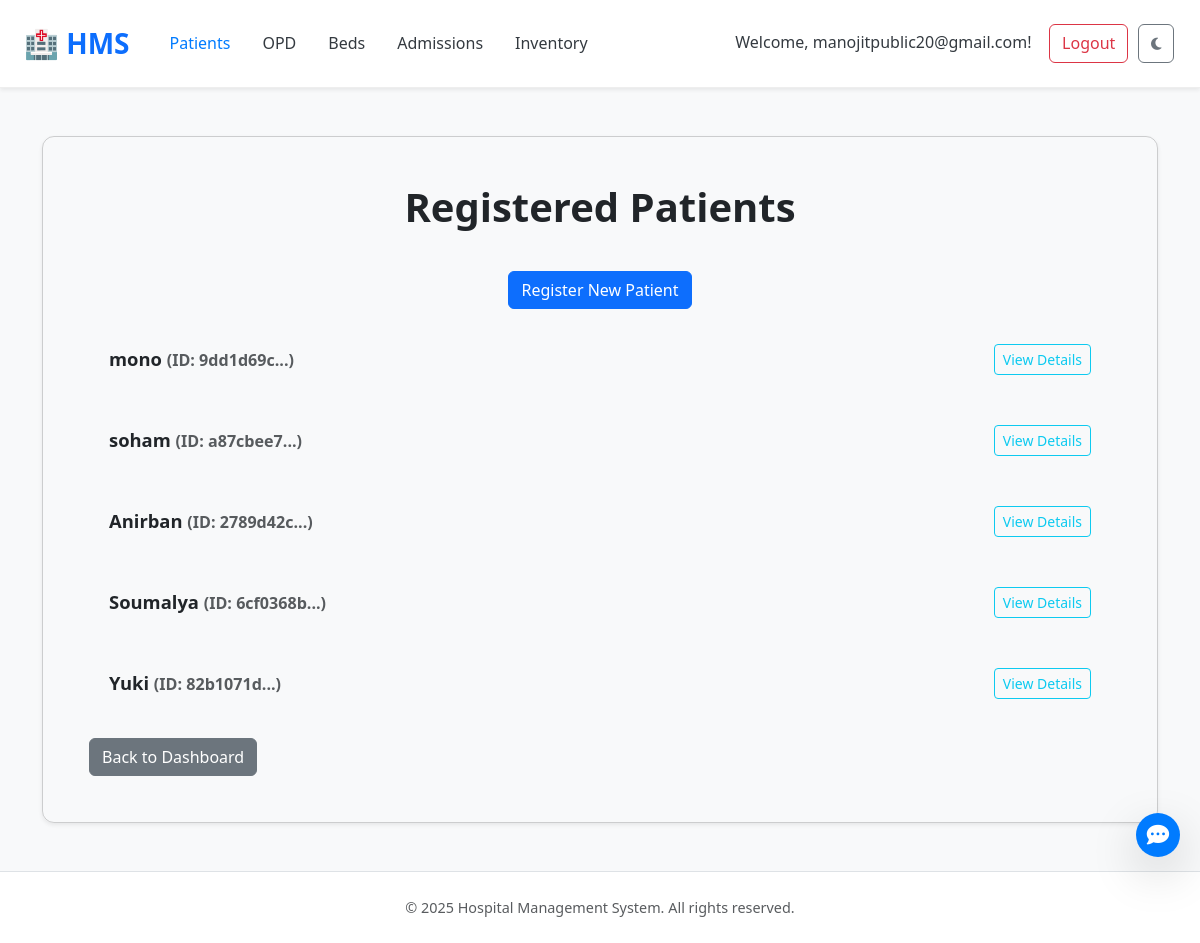
Page /patients (signed in) on the committed database.
### tables this page shows
CREATE TABLE patients (
    patient_id TEXT PRIMARY KEY,
    name TEXT NOT NULL,
    age INTEGER,
    gender TEXT,
    contact_number TEXT,
    address TEXT,
    emergency_contact TEXT,
    blood_group TEXT,
    medical_history TEXT
);

### app.py (the view)
@app.route('/patients')
def list_patients():
    conn = get_db()
    patients = conn.execute("SELECT * FROM patients").fetchall()
    close_db(conn)
    return render_template('list_patients.html', patients=patients)

### app.py (called while the page is built)
def get_db():
    conn = sqlite3.connect(DATABASE)
    conn.row_factory = sqlite3.Row
    return conn

### templates/list_patients.html (shortened to what this page needs)
<!DOCTYPE html>
<html lang="en">
<head>
    <link href="https://cdn.jsdelivr.net/npm/bootstrap@5.3.3/dist/css/bootstrap.min.css" rel="stylesheet">
    <link href="https://cdn.jsdelivr.net/npm/aos@2.3.4/dist/aos.css" rel="stylesheet">
    <link rel="stylesheet" href="https://cdnjs.cloudflare.com/ajax/libs/font-awesome/6.5.0/css/all.min.css" />
    <link rel="stylesheet" href="{{ url_for('static', filename='style.css') }}">
    <link rel="stylesheet" href="{{ url_for('static', filename='index_style.css') }}">
</head>
<body {% if g.get('theme')=='dark' %}data-bs-theme="dark" {% endif %}>
    <nav class="navbar navbar-expand-lg navbar-light bg-white shadow-sm px-4" data-aos="fade-down">
        <a class="navbar-brand fw-bold text-primary" href="{{ url_for('index') }}">🏥 HMS</a>
        <div class="collapse navbar-collapse justify-content-between" id="navbarNav">
            <ul class="navbar-nav">
                {% if session.get('user_id') %}
                <li class="nav-item">
                    <a class="nav-link {% if request.endpoint == 'list_patients' %}active{% endif %}"
                        href="{{ url_for('list_patients') }}">Patients</a>
                </li>
                <li class="nav-item">
                    <a class="nav-link {% if request.endpoint == 'view_opd_queue' %}active{% endif %}"
                        href="{{ url_for('view_opd_queue') }}">OPD</a>
                </li>
                <li class="nav-item">
                    <a class="nav-link {% if request.endpoint == 'list_beds' %}active{% endif %}"
                        href="{{ url_for('list_beds') }}">Beds</a>
                </li>
                <li class="nav-item">
                    <a class="nav-link {% if request.endpoint == 'list_admissions' %}active{% endif %}"
                        href="{{ url_for('list_admissions') }}">Admissions</a>
                </li>
                <li class="nav-item">
                    <a class="nav-link {% if request.endpoint == 'view_inventory' %}active{% endif %}"
                        href="{{ url_for('view_inventory') }}">Inventory</a>
                </li>
                {% endif %}
            </ul>
            <ul class="navbar-nav">
                {% if session.get('user_id') %}
                <li class="nav-item">
                    <a class="nav-link navbar-text me-2" href="{{ url_for('view_profile') }}" style="cursor: pointer;">
                        Welcome, {{ session.get('user_email') }}!
                    </a>
                </li>
                <li class="nav-item">
                    <a class="btn btn-outline-danger" href="{{ url_for('logout') }}">Logout</a>
                </li>
                {% endif %}
                <li class="nav-item">
                    <button id="darkModeToggle" class="btn btn-outline-secondary ms-2" title="Toggle Dark Mode"
                        aria-label="Toggle Dark Mode">
                        <i class="fas fa-moon moon-icon"></i>
                    </button>
                </li>
            </ul>
        </div>
    </nav>
    <div class="container my-5">
        <div class="patient-list-container card shadow-sm">
            <div class="card-body">
                <h1>Registered Patients</h1>
                {% if session.get('user_type') == 'hospital' %}
                <div class="register-patient-button-container">
                    <a href="{{ url_for('add_patient') }}" class="btn btn-primary">Register New Patient</a>
                </div>
                {% endif %}
                {% if patients | length == 0 %}
                <p class="text-center text-muted">No registered patients found.</p>
                {% else %}
                {% for patient in patients %}
                <div class="patient-entry" data-patient-id="{{ patient['patient_id'] }}">
                    <div class="patient-entry-header">
                        <h5>{{ patient['name'] }} <small class="text-muted">(ID: {{ patient['patient_id'][:8] }}...)</small></h5>
                        <button class="btn btn-sm btn-outline-info toggle-details-btn" type="button"
                                data-bs-toggle="collapse"
                                data-bs-target="#patientDetails_{{ patient['patient_id'] }}"
                                aria-expanded="false"
                                aria-controls="patientDetails_{{ patient['patient_id'] }}">
                        </button>
                    </div>
                </div>
                {% endfor %}
                {% endif %}
                <div class="mt-4">
                    <a href="{{ url_for('index') }}" class="btn btn-secondary">Back to Dashboard</a>
                </div>
            </div>
        </div>
    </div>
    <footer class="bg-white border-top py-4 text-center" data-aos="fade-up">
        <div class="container">
            <p class="mb-0 text-muted">&copy; 2025 Hospital Management System. All rights reserved.</p>
        </div>
    </footer>
    <div id="chatbot-container">
        <button id="chatbot-toggle-btn" class="btn btn-primary rounded-circle shadow-lg">
            <i class="fas fa-comment-dots"></i>
        </button>
    </div>
</body>
</html>

### static/style.css (style rules this page uses)
html { scroll-behavior: smooth; }
:root { --primary-color: #007bff; --primary-darker: #0056b3; --secondary-color: #6c757d; --light-bg: #f8f9fa; --dark-text: #343a40; --card-border-color: #eee; }
body { font-family: 'Segoe UI', Tahoma, Geneva, Verdana, sans-serif; color: var(--dark-text); background-color: var(--light-bg); line-height: 1.6; }
.navbar { background-color: white !important; border-bottom: 1px solid var(--card-border-color); padding: 1rem 2rem; }
.navbar { position: sticky; top: 0; z-index: 999; }
.nav-item { display: flex; justify-content: center; text-align: center; }
.navbar-brand { font-size: 1.75rem; font-weight: bold; color: var(--primary-color); }
.navbar-nav .nav-link { color: var(--dark-text); margin-left: 1rem; padding: 0.5rem 1rem; }
.navbar-nav .nav-link:hover, .navbar-nav .nav-link.active { color: var(--primary-color); font-weight: 500; }
.navbar-nav .btn { margin: 0.1rem; }
footer { color: #777; font-size: 0.9rem; }

### static/index_style.css (style rules this page uses)
body { opacity: 0; transition: opacity 0.5s ease-in-out; }
body.loaded { opacity: 1; }
.card { transition: transform 0.3s ease, box-shadow 0.3s ease; }
#darkModeToggle { transition: all 0.3s ease; font-size: 14px; padding: 8px 12px; }
#chatbot-toggle-btn { position: fixed; bottom: calc(20px + 56px + 10px); right: 20px; z-index: 1052; width: 44px; height: 44px; border-radius: 50%; background-color: #007bff; color: white; border: none; display: flex; align-items: center; justify-content: center; cursor: pointer; box-shadow: 0 4px 8px rgba(0, 0, 0, 0.2); transition: all 0.3s ease; font-size: 1.4rem; }
#chatbot-toggle-btn i { color: inherit; }

### templates/list_patients.html (style rules this page uses)
.patient-list-container { margin-top: 30px; padding: 30px; background-color: var(--card-bg-color); border-radius: 12px; box-shadow: 0 5px 15px rgba(0, 0, 0, 0.1); }
.patient-list-container h1 { text-align: center; margin-bottom: 40px; color: var(--text-color); font-weight: 700; }
.patient-entry { border: 1px solid var(--border-color); margin-bottom: 20px; border-radius: 8px; overflow: hidden; background-color: var(--card-inner-bg-color); transition: border-color 0.3s ease, box-shadow 0.3s ease; }
.patient-entry-header { padding: 15px 20px; background-color: var(--card-header-bg); border-bottom: 1px solid var(--border-color); display: flex; justify-content: space-between; align-items: center; transition: background-color 0.3s ease; }
.patient-entry-header h5 { margin-bottom: 0; color: var(--text-color); font-weight: 600; font-size: 1.15rem; }
.patient-entry-header .btn { flex-shrink: 0; }
.register-patient-button-container { display: flex; justify-content: center; text-align: center; margin-bottom: 20px; }

### rows in the picture
patients: name "mono", patient "9dd1d69c"
patients: name "soham", patient "a87cbee7"
patients: name "Anirban", patient "2789d42c"
patients: name "Soumalya", patient "6cf0368b"
patients: name "Yuki", patient "82b1071d"

### other values in the picture
{{ session.get('user_email') }} "manojitpublic20@gmail.com"
